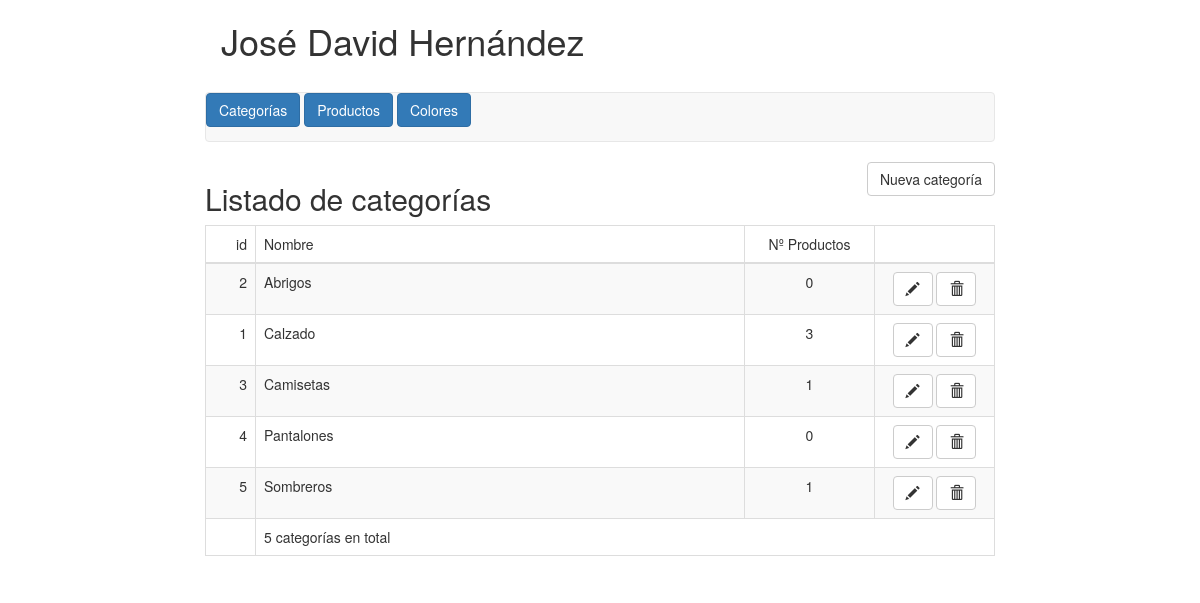
The page /index.php/categorias/listado on the database its author committed.
### tables this page shows
CREATE TABLE IF NOT EXISTS `categorias` (
  `id` smallint(5) unsigned NOT NULL
);

### application/core/MY_Controller.php (called while the page is built, shortened)
<?php
class MY_Controller extends CI_Controller
{
    protected $view = '';
    protected $data = array();
    protected $layout;
    protected $models = array();
    protected $model_string = '%_model';
    public function _remap($method)
    {
        if (method_exists($this, $method))
        {
            call_user_func_array(array($this, $method), array_slice($this->uri->rsegments, 2));
        }
        $this->_load_view();
    }
    protected function _load_view()
    {
        if ($this->view !== FALSE)
        {
            $view = (!empty($this->view)) ? $this->view : $this->router->directory . $this->router->class . '/' . $this->router->method;
            $data['yield'] = $this->load->view($view, $this->data, TRUE);
            $data = array_merge($this->data, $data);
            $layout = FALSE;
            if (!isset($this->layout))
            {
                if (file_exists(APPPATH . 'views/layouts/' . $this->router->class . '.php'))
                {
                    $layout = 'layouts/' . $this->router->class;
                }
                else
                {
                    $layout = 'layouts/application';
                }
            }
            else if ($this->layout !== FALSE)
            {
                $layout = $this->layout;
            }
            if ($layout == FALSE)
            {
                $this->output->set_output($data['yield']);
            }
            else
            {
                $this->load->view($layout, $data);
            }
        }
    }
    private function _load_models()
    {
        foreach ($this->models as $model)
        {
            $this->load->model($this->_model_name($model), $model);
        }
    }
    protected function _model_name($model)
    {
        return str_replace('%', $model, $this->model_string);
    }
}

### index.php (called while the page is built, shortened)
<?php
require_once BASEPATH.'core/CodeIgniter.php';

### application/models/Categorias_model.php (called while the page is built, shortened)
<?php
class Categorias_model extends CI_Model {
    function getCategorias($codigo_idioma) {
        $this->db->select('id, nombre');
        $this->db->from('listar_categorias');
        $this->db->where('codigo', $codigo_idioma);
        $this->db->order_by('nombre', 'ASC');
        $query = $this->db->get();
        $categorias = array();
        foreach ($query->result() as $categoria) {
            $categoria->nombre = stripslashes($categoria->nombre);
            $categorias[] = $categoria;
        }
        return $categorias;
    }
}

### application/controllers/Categorias.php (called while the page is built, shortened)
<?php
class Categorias extends MY_Controller {
    function listado() {
        $categorias = $this->categorias->getCategorias('es');
        foreach ($categorias as $categoria) {
            $productos = $this->productos_model->getProductosCategoria($categoria->id, 'es');
            $num_productos = sizeof($productos);
            $categoria->num_productos = $num_productos;
        }
    }
}

### application/views/categorias/listado.php (the view, shortened to what this page needs)
<div class="">
    <div class="row titulo">
        <div class="col-md-9">
            <h2>Listado de categorías</h2>
        </div>
        <div class="col-md-3 text-right">
            <a class="btn btn-default" href="<?php echo base_url('categorias/nueva'); ?>" role="button">Nueva categoría</a>
        </div>
    </div>
    <div class="contenido">
        <table class="table table-striped table-bordered">
            <thead>
                <tr class='texto-grande'>
                    <td width="50" align="right">id</td>
                    <td>Nombre</td>
                    <td width="130" align="center">Nº Productos</td>
                    <td width="120"></td>
                </tr>
            </thead>
            <tbody>
                <?php
                foreach ($categorias as $categoria):
                    ?>
                    <tr>
                        <td align="right"><?php echo $categoria->id; ?></td>
                        <td><?php echo $categoria->nombre; ?></td>
                        <td align="center"><?php echo $categoria->num_productos; ?></td>
                        <td align="center"">
                            <a href="<?php echo base_url('categorias/editar/' . $categoria->id); ?>" role="button" class="btn btn-default" title="Editar"><span class="glyphicon glyphicon-pencil"></span></a>
                            <a href="<?php echo base_url('categorias/eliminar/' . $categoria->id); ?>" role="button" class="btn btn-default" title="Eliminar"><span class="glyphicon glyphicon-trash"></span></a>
                        </td>
                    </tr>
                    <?php
                endforeach;
                ?>
            </tbody>
            <tfoot>
                <tr class='texto-grande'><td></td><td colspan="4"><?php echo sizeof($categorias); ?> categorías en total</td></tr>
            </tfoot>
        </table>
    </div>
</div>

### application/views/layouts/application.php (shortened to what this page needs)
<!DOCTYPE html>
<html>
    <head>
        <link rel="stylesheet" href="https://maxcdn.bootstrapcdn.com/bootstrap/3.3.5/css/bootstrap.min.css">
        <link href="<?php echo base_url(); ?>css/estilos.css" rel="stylesheet" />
    </head>
    <body>
        <div class="row">
            <div class="col-md-8 contenedor">
                <?php require_once('application/views/modulos/cabecera.php'); ?>
                <main>
                    <?php
                    echo $yield;
                    ?>
                </main>
            </div>
        </div>
    </body>
</html>

### application/views/modulos/cabecera.php
<header>
    <div class="navbar">
        <div class="container-fluid">
            <h1 class="navbar-header">
                José David Hernández
            </h1>
        </div>
    </div>
    <div class="">
        <nav role="navigation" id="menu" class="navbar navbar-default">
            <a href="<?php echo base_url('categorias/listado'); ?>" title="Categorías" class="btn btn-primary">
                Categorías
            </a>
            <a href="<?php echo base_url('productos/listado'); ?>" title="Productos" class="btn btn-primary">
                Productos
            </a>
            <a href="<?php echo base_url('colores/listado'); ?>" title="Colores" class="btn btn-primary">
                Colores
            </a>
        </nav>
    </div>
</header>

### rows shown on the page
categorias: id "2", nombre "Abrigos", num_productos "0"
categorias: id "1", nombre "Calzado", num_productos "3"
categorias: id "3", nombre "Camisetas", num_productos "1"
categorias: id "4", nombre "Pantalones", num_productos "0"
categorias: id "5", nombre "Sombreros", num_productos "1"

### other values the page prints
sizeof($categorias) "5"
